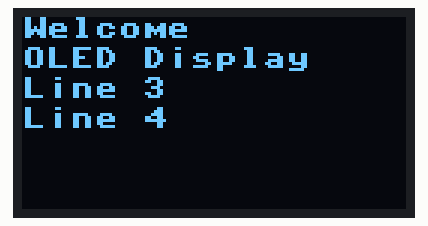
Simulated run of this program. Board: ESP32 board running MicroPython. Shown: 128×64 one-colour display. Library files of the repository ran but are not shown: SSD1306.py.

Above: at 0.1 s.
At 1.1 s:
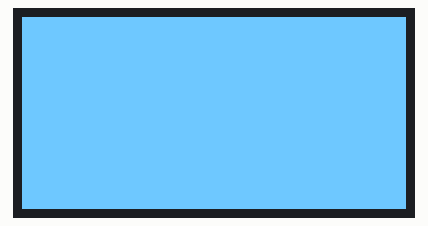
At 2.2 s:
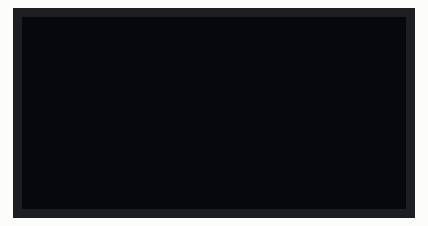
At 3.2 s:
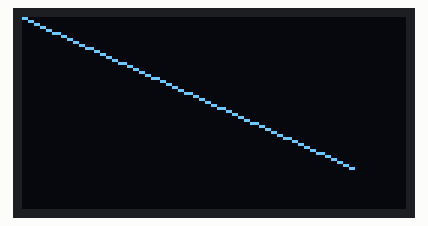

The program:

SSD1306_OLED.py
```python
from machine import Pin, SoftI2C
import SSD1306
from time import sleep

i2c = SoftI2C(scl = Pin(25), sda = Pin(26), freq = 400000)

oled_width = 128
oled_height = 64
oled = SSD1306.SSD1306_I2C(oled_width, oled_height, i2c)

while True:
    oled.fill(0)
    oled.text('Welcome', 0, 0)
    oled.text('OLED Display', 0, 10)
    oled.text('Line 3', 0, 20)
    oled.text('Line 4', 0, 30)
    oled.show()
    sleep(1)
    oled.fill(1)
    oled.show()
    sleep(1)
    oled.fill(0)
    oled.show()
    sleep(1)
    oled.line(0, 0, 110, 50, 1)
    oled.show()
    sleep(1)
```

Measured:
- by itself, everything shown: repeats every 4.1 s, in 4 steps
- what the display in image 1 shows lasts 1.0 s, from 1.1 s to 2.1 s
